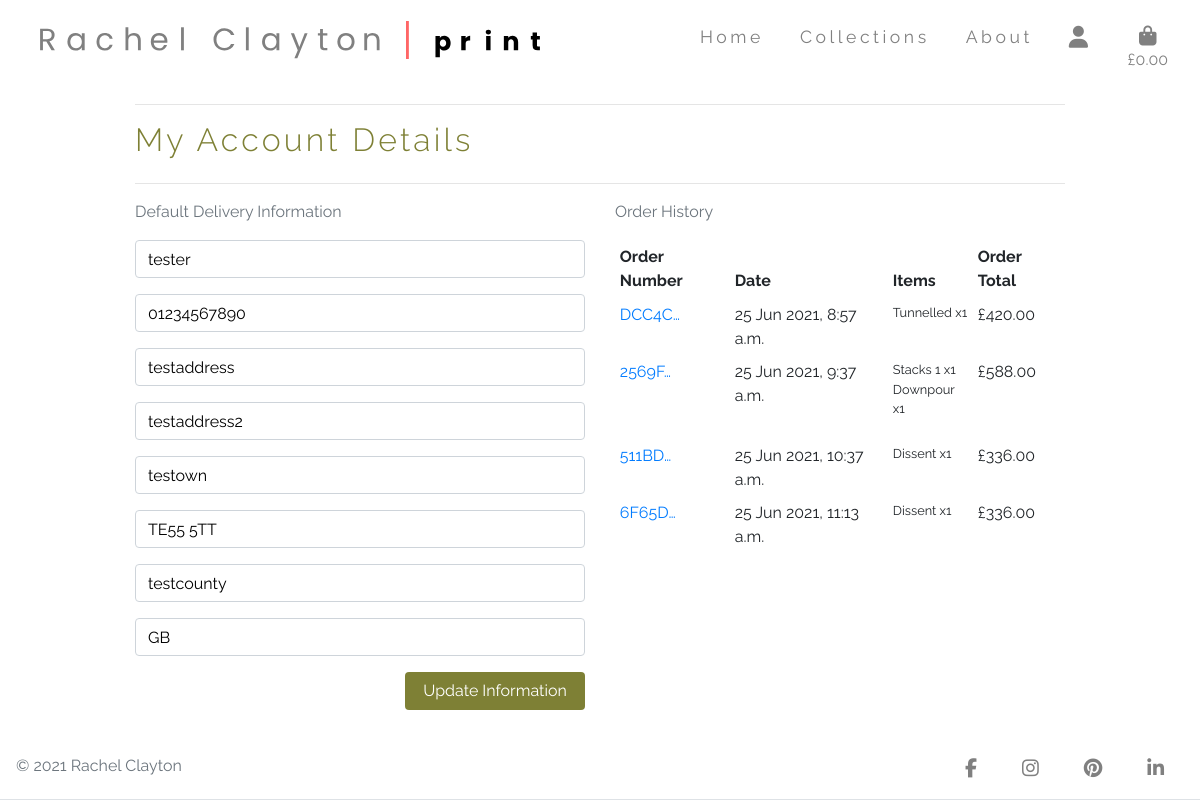
The page /profile/ (signed in) on the database as committed earlier.
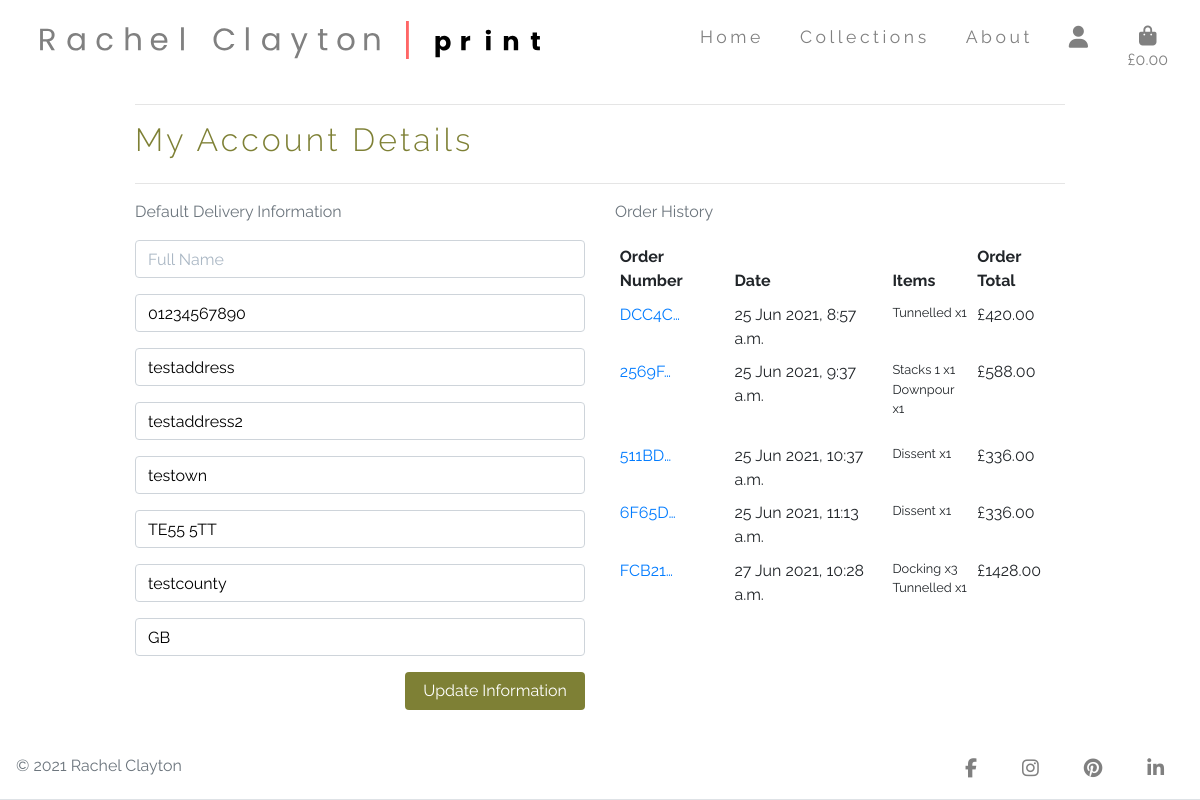
The same page on the database as committed later.
### profiles/models.py (models this page shows, shortened)
class UserProfile(models.Model):
    user = models.OneToOneField(User, on_delete=models.CASCADE)
    default_full_name = models.CharField(max_length=50, null=True, blank=True)
    default_phone_number = models.CharField(
        max_length=20, null=True, blank=True)
    default_street_address1 = models.CharField(
        max_length=80, null=True, blank=True)
    default_street_address2 = models.CharField(
        max_length=80, null=True, blank=True)
    default_town_or_city = models.CharField(
        max_length=40, null=True, blank=True)
    default_postcode = models.CharField(
        max_length=20, null=True, blank=True)
    default_county = models.CharField(max_length=80, null=True, blank=True)
    default_country = models.CharField(max_length=40, null=True, blank=True)

### checkout/models.py (models this page shows, shortened)
class Order(models.Model):
    order_number = models.CharField(max_length=32, null=False, editable=False)
    user_profile = models.ForeignKey(UserProfile, on_delete=models.SET_NULL,
                                     null=True, blank=True,
                                     related_name='orders')
    full_name = models.CharField(max_length=50, null=False, blank=False)
    email = models.EmailField(max_length=254, null=False, blank=False)
    phone_number = models.CharField(max_length=20, null=False, blank=False)
    country = models.CharField(max_length=40, null=False, blank=False)
    postcode = models.CharField(max_length=20, null=True, blank=True)
    town_or_city = models.CharField(max_length=40, null=False, blank=False)
    street_address1 = models.CharField(max_length=80, null=False, blank=False)
    street_address2 = models.CharField(max_length=80, null=True, blank=True)
    county = models.CharField(max_length=80, null=True, blank=True)
    date = models.DateTimeField(auto_now_add=True)
    vat = models.DecimalField(
        max_digits=6, decimal_places=2, null=False, default=0)
    order_total = models.DecimalField(
        max_digits=10, decimal_places=2, null=False, default=0)
    grand_total = models.DecimalField(
        max_digits=10, decimal_places=2, null=False, default=0)
    original_bag = models.TextField(null=False, blank=False, default='')
    stripe_pid = models.CharField(max_length=254, null=False, blank=False, default='')

class OrderLineItem(models.Model):
    order = models.ForeignKey(Order, null=False, blank=False, on_delete=models.CASCADE, related_name='lineitems')
    product = models.ForeignKey(Product, null=False, blank=False, on_delete=models.CASCADE)
    quantity = models.IntegerField(null=False, blank=False, default=0)
    lineitem_total = models.DecimalField(max_digits=6, decimal_places=2, null=False, blank=False, editable=False)

### products/models.py (models this page shows, shortened)
class Product(models.Model):
    category = models.ForeignKey(
        'Category', null=True, blank=True, on_delete=models.SET_NULL)
    name = models.CharField(max_length=250)
    description = models.TextField()
    price = models.DecimalField(max_digits=6, decimal_places=2)
    image_url = models.URLField(max_length=1024, null=True, blank=True)
    image = models.ImageField(null=True, blank=True)
    size = models.CharField(max_length=50)
    in_stock = models.BooleanField(default=True)

### profiles/views.py (the view)
# urls.py: path('', views.profile, name='profile'),
@login_required
def profile(request):
    profile = get_object_or_404(UserProfile, user=request.user)
    if request.method == 'POST':
        form = UserProfileForm(request.POST, instance=profile)
        if form.is_valid():
            form.save()
            messages.success(request, 'Profile updated successfully')
        else:
            messages.error(request,
                           'Update failed. Please ensure the form is valid.')
    else:
        form = UserProfileForm(instance=profile)
    orders = profile.orders.all()
    template = 'profiles/profile.html'
    context = {
        'form': form,
        'orders': orders,
        'on_profile_page': True
    }
    return render(request, template, context)

### profiles/forms.py
class UserProfileForm(forms.ModelForm):
    class Meta:
        model = UserProfile
        exclude = ('user',)
    def __init__(self, *args, **kwargs):
        super().__init__(*args, **kwargs)
        placeholders = {
            'default_full_name': 'Full Name',
            'default_phone_number': 'Phone Number',
            'default_postcode': 'Postal Code',
            'default_town_or_city': 'Town or City',
            'default_street_address1': 'Street Address 1',
            'default_street_address2': 'Street Address 2',
            'default_county': 'County',
            'default_country': 'Country'
        }
        self.fields['default_full_name'].widget.attrs['autofocus'] = True
        for field in self.fields:
            if self.fields[field].required:
                placeholder = f'{placeholders[field]} *'
            else:
                placeholder = placeholders[field]
            self.fields[field].widget.attrs['placeholder'] = placeholder
            self.fields[field].widget.attrs['class'] = 'stripe-style-input'
            self.fields[field].label = False

### bag/contexts.py (called while the page is built, shortened)
def bag_contents(request):
    bag_items = []
    total = 0
    product_count = 0
    bag = request.session.get('bag', {})
    vat = total * Decimal(settings.UK_VAT_PERCENTAGE / 100)
    grand_total = total + vat
    vat_percentage = grand_total - (vat * 5)
    context = {
        'bag_items': bag_items,
        'total': total,
        'product_count': product_count,
        'vat': settings.UK_VAT_PERCENTAGE,
        'grand_total': grand_total,
        'vat_percentage': vat_percentage,
    }
    return context

### profiles/templates/profiles/profile.html (shortened to what this page needs)
{% extends "base.html" %}
{% load static %}
{% block extra_css %}
    <link rel="stylesheet" href="{% static 'profiles/css/profile.css' %}">
{% endblock %}
{% block content %}
    <div class="overlay"></div>
    <div class="container">
        <div class="row">
            <div class="col">
                <hr>
                <h2 class="font-weight-light title-font mb-4">My Account Details</h2>
                <hr>
            </div>
        </div>
        <div class="row">
            <div class="col-12 col-lg-6">
                <p class="text-muted">Default Delivery Information</p>
                <form class="mt-3" action="{% url 'profile' %}" method="POST" id="profile-update-form">
                    {{ form|crispy }}
                    <button class="rounded shop-now-button btn btn-md py-auto float-right">Update Information</button>
                </form>
            </div>
            <div class="col-12 col-lg-6">
                <p class="text-muted">Order History</p>
                <div class="order-history table-responsive">
                    <table class="table table-sm table-borderless">
                        <thead>
                            <tr>
                                <th>Order Number</th>
                                <th>Date</th>
                                <th>Items</th>
                                <th>Order Total</th>
                            </tr>
                        </thead>
                        <tbody>
                            {% for order in orders %}
                                <tr>
                                    <td>
                                        <a href="{% url 'order_history' order.order_number %}"
                                        title="{{ order.order_number }}">
                                            {{ order.order_number|truncatechars:6 }}
                                        </a>
                                    </td>
                                    <td>{{ order.date }}</td>
                                    <td>
                                        <ul class="list-unstyled">
                                            {% for item in order.lineitems.all %}
                                                <li class="small">
                                                    {{ item.product.name }} x{{ item.quantity }}
                                                </li>
                                            {% endfor %}
                                        </ul>
                                    </td>
                                    <td>£{{ order.grand_total }}</td>
                                </tr>
                            {% endfor %}
                        </tbody>
                    </table>
                </div>
            </div>
            </div>
        </div>
{% endblock %}

### templates/base.html (shortened to what this page needs)
{% load static %}
<!doctype html>
<html lang="en">
<head>
    {% block corecss %}
        <link rel="stylesheet" href="https://stackpath.bootstrapcdn.com/bootstrap/4.4.1/css/bootstrap.min.css"
>
        <link rel="stylesheet" href="{% static 'css/base.css' %}">
    {% endblock %}
    {% block extra_css %}
    {% endblock %}
</head>
<body>
    <nav class="navbar navbar-expand-lg">
        <a href="{% url 'home' %}" class="nav-link navbar-brand">
            <img class="brand-logo" src="{% static 'img/logo-lg.svg' %}" alt="Rachel Clayton | print">
        </a>
        <div class="collapse navbar-collapse navbar-toggleable-md" id="navbarNavDropdown">
            <ul class="navbar-nav ml-auto">
                <li class="nav-item active">
                    <a class="nav-link" href="{% url 'home' %}">Home<span class="sr-only">(current)</span></a>
                </li>
                <li class="nav-item dropdown">
                    <a class="nav-link dropdown-toggle" href="#" id="navbarDropdownMenuLink" data-toggle="dropdown" aria-haspopup="true" aria-expanded="false">
                    Collections
                    </a>
                </li>
                <li class="nav-item dropdown">
                    <a class="nav-link dropdown-toggle" href="#" id="navbarDropdownMenuLink" data-toggle="dropdown" aria-haspopup="true" aria-expanded="false">
                    About
                    </a>
                </li>
                <li class="nav-item dropdown">
                    <a class="nav-link dropdown-toggle" href="#" id="navbarDropdownMenuLink" data-toggle="dropdown" aria-haspopup="true" aria-expanded="false">
                        <i class="fas fa-user fa-lg"></i>
                    </a>
                </li>
                <li>
                    <div class="ml-auto">
                        <a class="{% if grand_total %}text-danger{% else %}text-black-50{% endif %} nav-link shopping-bag-icon"
                            href="{% url 'view_bag' %}">
                            <div class="float-left">
                            <div class="text-left text-lg-center">
                                <div><i class="fas fa-shopping-bag fa-lg"></i></div>
                                <p class="my-0">
                                    {% if grand_total %}
                                    £{{ grand_total|floatformat:2 }}
                                    {% else %}
                                    £0.00
                                    {% endif %}
                                </p>
                            </div>
                            </div>
                        </a>
                    </div>
                </li>
            </ul>
        </div>
    </nav>
    {% block content %}
    {% endblock %}
    <div class="clear"></div>
    <footer class="text-center text-lg-start bg-white text-muted fixed-bottom">
        <section class="d-flex justify-content-center justify-content-lg-between border-bottom">
            <div class="text-center p-3">
                © 2021 Rachel Clayton
            </div>
            <div class="text-center p-3">
                <a class="social-icon" target="_blank" rel="noreferrer" href="https://www.facebook.com/rachel.clayton.988">
                    <i class="fa fa-facebook" alt="facebook icon"></i>
                </a>
                <a class="social-icon" target="_blank" rel="noreferrer" href="https://www.instagram.com/rachelpogoclayton/">
                    <i class="fa fa-instagram" alt="instagram icon"></i>
                </a>
                <a class="social-icon" target="_blank" rel="noreferrer" href="https://www.pinterest.com/">
                    <i class="fa fa-pinterest" alt="pinterest icon"></i>
                </a>
                <a class="social-icon" target="_blank" rel="noreferrer" href="https://www.linkedin.com/in/rachel-clayton-194641112/">
                    <i class="fa fa-linkedin" alt="linkedin icon"></i>
                </a>
            </div>
        </section>
    </footer>
</body>
</html>

### static/css/base.css (style rules this page uses)
html { height: 100%; }
body { height: calc(100vh - 164px); background-color: white; font-family: 'Raleway', sans-serif; color: #808080; }
.title-font { letter-spacing: .1em; color: #7E8035; }
* { -webkit-tap-highlight-color: rgba(236, 12, 12, 0) !important; -webkit-focus-ring-color: rgba(255, 255, 255, 0) !important; outline: none !important; }
.brand-logo { width: 400px; }
.navbar { padding: 1rem 1.5rem; align-items: start; }
.nav-item { font-size: 1.1em; letter-spacing: .2em; margin-right: 20px; }
.nav-link { color: #808080; }
.dropdown-toggle::after { content: none; }
.shopping-bag-icon { padding-bottom: 0; }
.fa-shopping-bag { color: #808080; }
.clear { clear: both; height: 60px; }
i.fa { color: #808080; }
.social-icon { margin-right: 20px; margin-left: 20px; font-size: 1.2rem; }
.overlay { height: 100%; width: 100%; top: 0; left: 0; position: fixed; background: white; z-index: -1; }
.shop-now-button { background: #7E8035; color: white; min-width: 180px; }
@media (min-width: 1200px) { .container { max-width: 80%; } }
@media (min-width: 1200px) { .brand-logo { width: 500px; } }

### profiles/static/profiles/css/profile.css (style rules this page uses)
.order-history { max-height: 416px; overflow-y: auto; }
#profile-update-form .form-control { color: #000; }
#profile-update-form input::placeholder { color: #aab7c4; }

Rows that differ between the two databases and show on the page:
changed UserProfile "testaddress": default_full_name "tester" → (not shown)
added Order: order_number "FCB21…", date "27 Jun 2021, 10:28 a.m.", grand_total "1428.00"
added OrderLineItem: product.name "Docking", quantity "3", shown under "FCB21…"
added OrderLineItem: product.name "Tunnelled", quantity "1", shown under "FCB21…"
